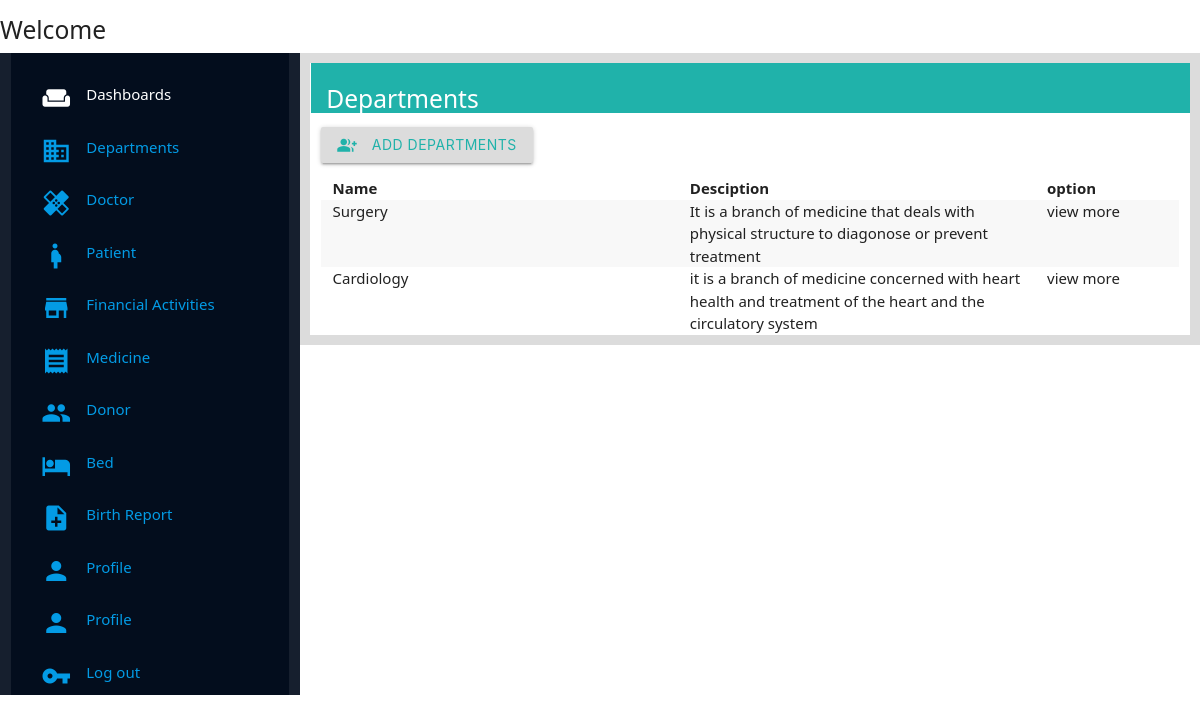
/management/departments/ (signed in), run on the app's committed database.
### management/models.py (models this page shows, shortened)
class Department(models.Model):
    Department_name = models.CharField(max_length=250, unique=True, blank=True, null=True)
    Department_details = models.TextField(max_length=1000, null=True, blank=True)

### management/views.py (the view)
# urls.py: path('departments/',views.departments_page, name="departments_page"),
@login_required(login_url=welcome_page)
def departments_page(request):
    departments = Department.objects.all()
    context ={
        'departments':departments
    }
    return render(request,'management/Pages/departments_page.html',context)

### management/templates/management/Pages/departments_page.html
{% extends 'management/index.html' %}
{% load static %}
{% block content %}
<div class="wrapper">
    <div class="title-holder">
        <h5 class="title">Departments</h5>
    </div>
    <div class="body-wrapper">
        <button class="btn add-btn"><i class="small material-icons left">group_add</i> Add Departments</button>
    </div>
    <div class="display-list">
        <table class="striped">
        <thead>
          <tr class="row">
              <th class="col l5">Name</th>
              <th class="col l5">Desciption</th>
              <th class="col l2">option</th>
          </tr>
        </thead>
        <tbody>
          {% for deparment in departments %}
          <tr class="row">
            <td class="col l5">{{deparment.Department_name}}</td>
            <td class="col l5">{{deparment.Department_details}}</td>
            <td class="col l2">view more</td>
          </tr>
          {% endfor %}
        </tbody>
      </table>
    </div>
</div>
{% endblock content %}

### management/static/management/css/style.css (style rules this page uses)
* { margin: 0; padding: 0; font-family:'Segoe UI', Tahoma, Geneva, Verdana, sans-serif; }
.title-holder { background-color: lightseagreen; height: 50px; color: white; margin-left: -10px; margin-right: -11px; padding-bottom: 10px; padding-top: 5px; padding-left: 1em; }
.add-btn { margin-top: 1em; margin-bottom: 1em; background-color: gainsboro; color: lightseagreen; }

### data on the page
Department: Department_name "Surgery", Department_details "It is a branch of medicine that deals with physical structure to diagonose or prevent treatment"
Department: Department_name "Cardiology", Department_details "it is a branch of medicine concerned with heart health and treatment of the heart and the circulatory system"
